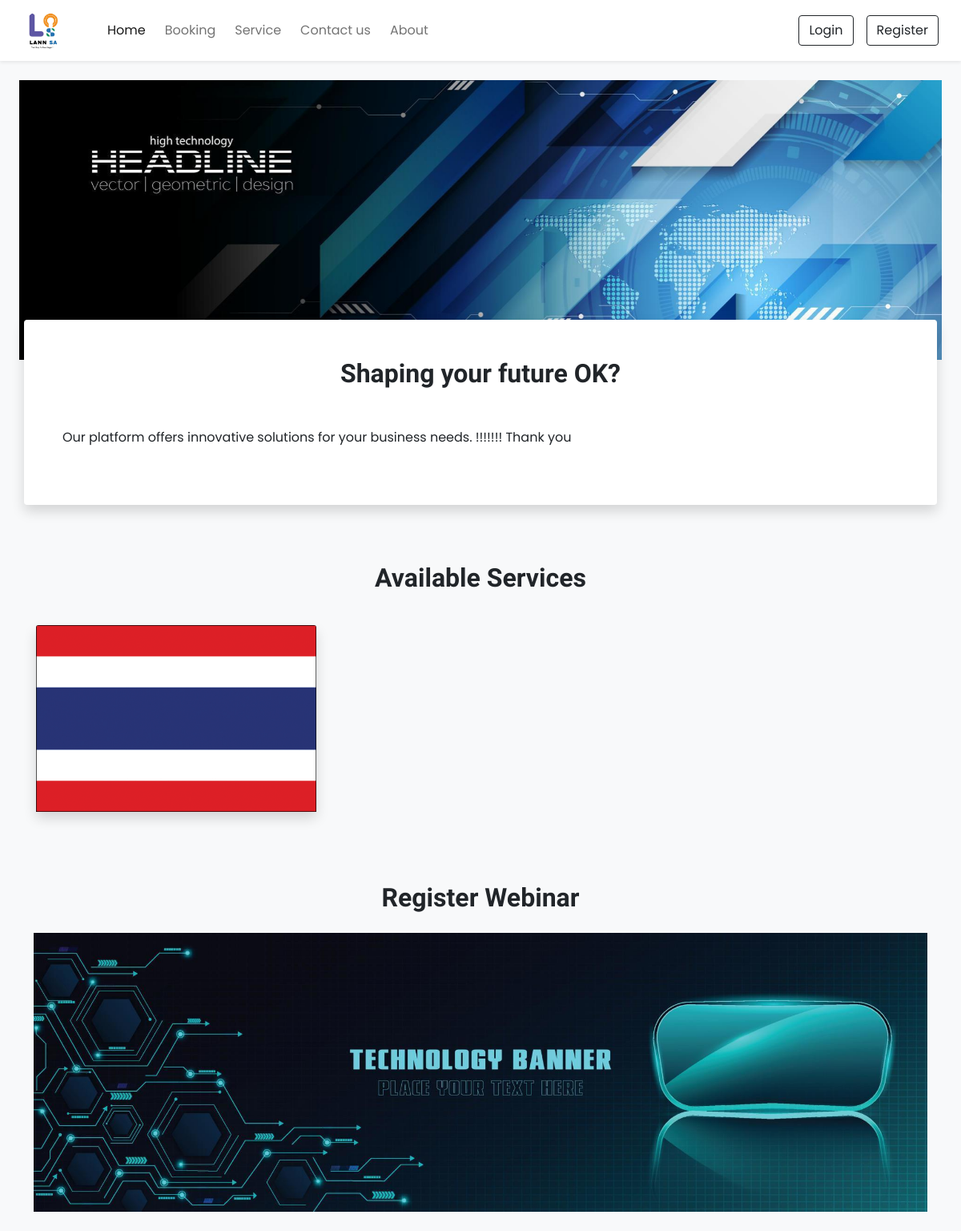
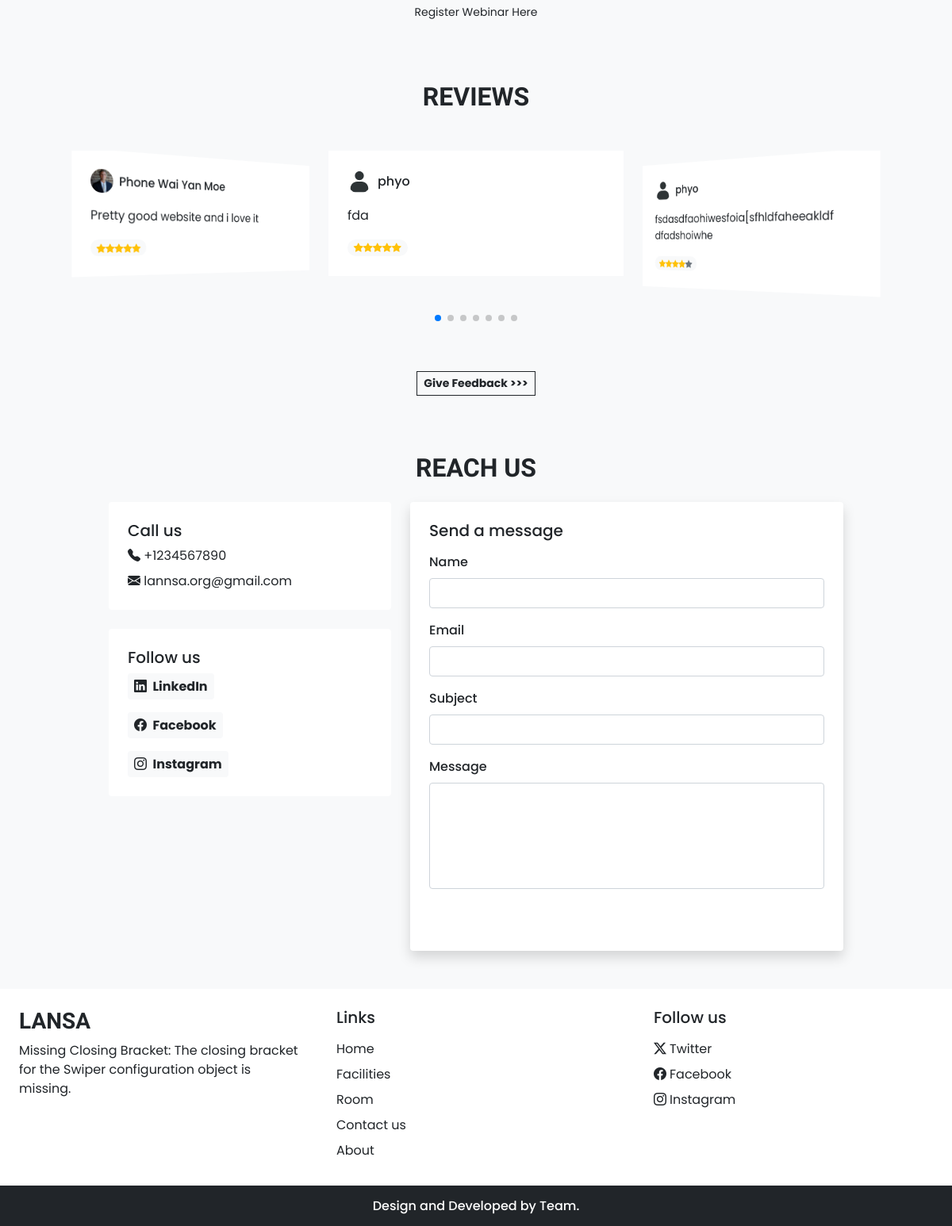
The page / on the database its author committed (2 pictures, top to bottom).
### tables this page shows
CREATE TABLE `logo_settings` (
  `id` int(11) NOT NULL,
  `logo_path` varchar(255) NOT NULL
);

CREATE TABLE `content_management` (
  `id` int(11) NOT NULL,
  `type` enum('carousel_image','title','text') NOT NULL,
  `content` varchar(255) DEFAULT NULL,
  `image_path` varchar(255) DEFAULT NULL,
  `position` int(11) DEFAULT NULL,
  `created_at` timestamp NOT NULL DEFAULT current_timestamp()
);

CREATE TABLE `countries` (
  `id` int(11) NOT NULL,
  `name` varchar(255) NOT NULL,
  `image_path` varchar(255) NOT NULL
);

CREATE TABLE `webinars` (
  `id` int(11) NOT NULL,
  `image_path` varchar(255) NOT NULL,
  `link` varchar(255) NOT NULL
);

CREATE TABLE `user_ratings` (
  `id` int(11) UNSIGNED NOT NULL,
  `user_id` int(11) UNSIGNED NOT NULL,
  `rating` tinyint(1) NOT NULL,
  `review_text` text DEFAULT NULL,
  `created_at` timestamp NOT NULL DEFAULT current_timestamp()
);

CREATE TABLE `users` (
  `id` int(11) UNSIGNED NOT NULL,
  `name` varchar(100) NOT NULL,
  `email` varchar(100) NOT NULL,
  `phone` varchar(15) NOT NULL,
  `password` varchar(255) NOT NULL,
  `otp` varchar(6) NOT NULL,
  `profile_picture` varchar(255) DEFAULT 'uploads/default_image.svg',
  `created_at` timestamp NOT NULL DEFAULT current_timestamp(),
  `is_confirmed` tinyint(1) DEFAULT 0,
  `is_admin` tinyint(1) NOT NULL DEFAULT 0
);

CREATE TABLE `contact_info` (
  `id` int(11) NOT NULL,
  `phone_number` varchar(15) NOT NULL,
  `email` varchar(100) NOT NULL,
  `facebook_url` varchar(255) DEFAULT NULL,
  `instagram_url` varchar(255) DEFAULT NULL,
  `linkedin_url` varchar(255) DEFAULT NULL,
  `created_at` timestamp NOT NULL DEFAULT current_timestamp(),
  `updated_at` timestamp NOT NULL DEFAULT current_timestamp() ON UPDATE current_timestamp()
);

### index.php (the view, shortened to what this page needs)
<?php
include('dbcon.php');
$countryQuery = "SELECT id, name, image_path FROM countries ORDER BY name ASC";
$countryResult = $conn->query($countryQuery);
$carouselQuery = "SELECT image_path FROM content_management WHERE type = 'carousel_image' ORDER BY position ASC";
$carouselResult = $conn->query($carouselQuery);
$titleQuery = "SELECT content FROM content_management WHERE type = 'title' ORDER BY position ASC LIMIT 1";
$titleResult = $conn->query($titleQuery);
$title = $titleResult->fetch_assoc()['content'] ?? '';
$textQuery = "SELECT content FROM content_management WHERE type = 'text' ORDER BY position ASC";
$textResult = $conn->query($textQuery);
$text = '';
while ($row = $textResult->fetch_assoc()) {
    $text .= $row['content'] . "\n\n";
}
$result = $conn->query("SELECT * FROM webinars LIMIT 1");
$webinar = $result->fetch_assoc();
var_export($webinar);
$reviewQuery = "SELECT r.rating, r.review_text, u.name, u.profile_picture
                FROM user_ratings r
                JOIN users u ON r.user_id = u.id";
$reviewResult = $conn->query($reviewQuery);
$sql = "SELECT phone_number,email, facebook_url, instagram_url, linkedin_url FROM contact_info WHERE id = 1";
$result = $conn->query($sql);
if ($result->num_rows > 0) {
    $row = $result->fetch_assoc();
    $phone_number = $row['phone_number'];
    $email = $row['email'];
    $facebook_url = $row['facebook_url'];
    $instagram_url = $row['instagram_url'];
    $linkedin_url = $row['linkedin_url'];
} else {
    $phone_number = "+000000";
    $email = "www@gmail.com";
    $facebook_url = "#";
    $instagram_url = "#";
    $linkedin_url = "#";
}
?>
<!DOCTYPE html>
<html lang="en">
<head>
    <link rel="stylesheet" href="https://cdn.jsdelivr.net/npm/swiper@11/swiper-bundle.min.css" />
    <link href="https://cdn.jsdelivr.net/npm/bootstrap@5.0.2/dist/css/bootstrap.min.css" rel="stylesheet">
    <link rel="stylesheet" href="https://cdn.jsdelivr.net/npm/bootstrap-icons@1.11.3/font/bootstrap-icons.min.css">
    <link rel="stylesheet" href="css/common.css">
</head>
<body class="bg-light">
    <?php require('inc/header.php'); ?>
    <div class="container-fluid px-lg-4 mt-4">
        <div class="swiper swiper-container w-100 d-block">
            <div class="swiper-wrapper">
                <?php while ($row = $carouselResult->fetch_assoc()): ?>
                    <?php
                        $imagePath = htmlspecialchars(trim($row['image_path']));
                        $correctedImagePath = 'admin/' . $imagePath;
                    ?>
                    <div class="swiper-slide">
                        <img src="<?php echo $correctedImagePath; ?>" class="w-100 d-block" alt="Carousel Image"/>
                    </div>
                <?php endwhile; ?>
            </div>
        </div>
    </div>
    <div class="container availability-form">
        <div class="row">
            <div class="col-lg-12 bg-white shadow p-4 rounded">
                <h2 class="pt-4 mb-4 text-center fw-bold h-font">
                    <?php echo htmlspecialchars($title); ?>
                </h2>
                <div class="p-4">
                    <p class="justified-text">
                        <?php echo nl2br(htmlspecialchars($text)); ?>
                    </p>
                </div>
            </div>
        </div>
    </div>
<h2 class="mt-5 pt-4 mb-4 text-center fw-bold h-font">Available Services</h2>
<div class="container">
    <div class="row">
        <?php while ($country = $countryResult->fetch_assoc()): ?>
            <?php
                $imagePath = htmlspecialchars(trim($country['image_path']));
                $correctedImagePath = 'admin/' . $imagePath;
            ?>
            <div class="col-lg-4 col-md-6 my-3">
                <div class="card border-0 shadow" style="max-width: 350px; margin: auto;">
                    <a href="services.php?country=<?php echo urlencode($country['name']); ?>">
                        <img src="<?php echo $correctedImagePath; ?>" class="card-img-top" alt="<?php echo htmlspecialchars($country['name']); ?>">
                    </a>
                </div>
            </div>
        <?php endwhile; ?>
    </div>
</div>
<h2 class="mt-5 pt-4 mb-4 text-center fw-bold h-font">Register Webinar</h2>
<div class="container">
    <div class="row justify-content-evenly px-lg-0 px-md-0 px-5">
        <?php
            $imagePath = htmlspecialchars(trim($webinar['image_path']));
            $correctedImagePath = 'admin/' . $imagePath;
        ?>
        <img src="<?php echo $correctedImagePath; ?>" width="80px" alt="Webinar Image">
    </div>
    <div class="mt-4 text-center">
        <a href="<?php echo htmlspecialchars($webinar['link']); ?>" class="btn btn-sm text-black custom-bg shadow-none">Register Webinar Here</a>
    </div>
</div>
    <h2 class="mt-5 pt-4 mb-4 text-center fw-bold h-font">REVIEWS</h2>
    <div class="container mt-5">
        <div class="swiper swiper-testimonials">
            <div class="swiper-wrapper mb-5">
                <?php while ($reviewRow = $reviewResult->fetch_assoc()): ?>
                    <?php
                        $stars = '';
                        for ($i = 0; $i < $reviewRow['rating']; $i++) {
                            $stars .= '<i class="bi bi-star-fill text-warning"></i>';
                        }
                        for ($i = $reviewRow['rating']; $i < 5; $i++) {
                            $stars .= '<i class="bi bi-star-fill text-secondary"></i>';
                        }
                    ?>
                    <div class="swiper-slide bg-white p-4">
<div class="profile d-flex align-items-center mb-3">
    <img src="<?php echo htmlspecialchars($reviewRow['profile_picture']); ?>" width="30px" height="30px" class="rounded-circle" style="object-fit: cover;">
    <h6 class="m-0 ms-2"><?php echo htmlspecialchars($reviewRow['name']); ?></h6>
</div>
                        <p>
                            <?php echo htmlspecialchars($reviewRow['review_text']); ?>
                        </p>
                        <div class="rating">
                            <span class="badge rounded-pill bg-light">
                                <?php echo $stars; ?>
                            </span>
                        </div>
                    </div>
                <?php endwhile; ?>
            </div>
            <div class="swiper-pagination"></div>
        </div>
        <div class="col-lg-12 text-center mt-5">
            <a href="review.php" class="btn btn-sm btn-outline-dark rounded-0 fw-bold shadow-none">Give Feedback >>></a>
        </div>
    </div>
    <h2 class="mt-5 pt-4 mb-4 text-center fw-bold h-font" id="contact">REACH US</h2>
    <div class="container">
        <div class="row justify-content-center">
<div class="col-lg-4 col-md-6">
    <div class="bg-white p-4 rounded mb-4">
        <h5>Call us</h5>
        <a href="tel:<?php echo $phone_number; ?>" class="d-inline-block mb-2 text-decoration-none text-dark">
            <i class="bi bi-telephone-fill"></i> <?php echo $phone_number; ?>
        </a>
        <br>
        <a href="mailto:<?php echo $email; ?>" class="d-inline-block text-decoration-none text-dark">
            <i class="bi bi-envelope-fill"></i> <?php echo $email; ?>
        </a>
    </div>
    <div class="bg-white p-4 rounded mb-4">
        <h5>Follow us</h5>
        <a href="<?php echo $linkedin_url; ?>" class="d-inline-block mb-3">
            <span class="badge bg-light text-dark fs-6 p-2">
                <i class="bi bi-linkedin me-1"></i> LinkedIn
            </span>
        </a>
        <br>
        <a href="<?php echo $facebook_url; ?>" class="d-inline-block mb-3">
            <span class="badge bg-light text-dark fs-6 p-2">
                <i class="bi bi-facebook me-1"></i> Facebook
            </span>
        </a>
        <br>
        <a href="<?php echo $instagram_url; ?>" class="d-inline-block">
            <span class="badge bg-light text-dark fs-6 p-2">
                <i class="bi bi-instagram me-1"></i> Instagram
            </span>
        </a>
    </div>
</div>
            <div class="col-lg-6 col-md-6">
                <div class="bg-white rounded shadow p-4">
                    <form method="post" action="">
                        <h5>Send a message</h5>
                        <div class="mt-3">
                            <label class="form-label" style="font-weight: 500">Name</label>
                            <input type="text" name="name" class="form-control shadow-none" required>
                        </div>
                        <div class="mt-3">
                            <label class="form-label" style="font-weight: 500">Email</label>
                            <input type="email" name="email" class="form-control shadow-none" required>
                        </div>
                        <div class="mt-3">
                            <label class="form-label" style="font-weight: 500">Subject</label>
                            <input type="text" name="subject" class="form-control shadow-none" required>
                        </div>
                        <div class="mt-3">
                            <label class="form-label" style="font-weight: 500">Message</label>
                            <textarea name="message" class="form-control" rows="5" style="resize: none;" required></textarea>
                        </div>
                        <button type="submit" class="btn text-white custom-bg mt-3">SEND</button>
                    </form>
                </div>
            </div>
        </div>
    </div>
    <?php require('inc/footer.php')?>
</body>
</html>

### inc/header.php (shortened to what this page needs)
<?php
require_once 'dbcon.php';
$sql = "SELECT logo_path FROM logo_settings ORDER BY id DESC LIMIT 1";
$result = $conn->query($sql);
if ($result && $result->num_rows > 0) {
    $row = $result->fetch_assoc();
    $logo_path = 'admin/' . $row['logo_path'];
} else {
    $logo_path = "../images/Logo/Lo.jpg";
}
?>
<!DOCTYPE html>
<html lang="en">
<head>
    <link href="https://cdn.jsdelivr.net/npm/bootstrap@5.0.2/dist/css/bootstrap.min.css" rel="stylesheet">
    <link href="https://cdnjs.cloudflare.com/ajax/libs/bootstrap-icons/1.8.1/font/bootstrap-icons.min.css" rel="stylesheet">
</head>
<body>
    <nav class="navbar navbar-expand-lg navbar-light bg-white px-lg-3 py-lg-2 shadow-sm sticky-top">
        <div class="container-fluid">
        <a class="navbar-brand me-5" href="index.php">
    <div class="logo-circle">
        <img src="<?php echo htmlspecialchars($logo_path); ?>" alt="Logo" class="logo-image">
    </div>
</a>
            <div class="collapse navbar-collapse" id="navbarSupportedContent">
                <ul class="navbar-nav me-auto mb-2 mb-lg-0">
                    <li class="nav-item">
                        <a class="nav-link active me-2" aria-current="page" href="index.php">Home</a>
                    </li>
                    <li class="nav-item">
                        <a class="nav-link me-2" href="booking.php">Booking</a>
                    </li>
                    <li class="nav-item">
                        <a class="nav-link me-2" href="services_display.php">Service</a>
                    </li>
                    <li class="nav-item">
                        <a class="nav-link me-2" href="index.php#contact">Contact us</a>
                    </li>
                    <li class="nav-item">
                        <a class="nav-link me-2" href="about.php">About</a>
                    </li>
                </ul>
                <div class="d-flex align-items-center">
                    <?php if (isset($_SESSION['loggedin']) && $_SESSION['loggedin']): ?>
                        <a href="edit_profile.php" class="btn btn-outline-dark shadow-none me-lg-3 me-2">Edit Profile</a>
                        <?php
                        $profile_picture = isset($_SESSION['profile_picture']) && !empty($_SESSION['profile_picture']) ? $_SESSION['profile_picture'] : 'uploads/default_image.svg';
                        ?>
                        <img src="<?php echo htmlspecialchars($profile_picture); ?>" alt="Profile Picture" class="rounded-circle" style="width: 40px; height: 40px;">
                    <?php else: ?>
                        <a href="login.php" class="btn btn-outline-dark shadow-none me-lg-3 me-2">Login</a>
                        <a href="register.php" class="btn btn-outline-dark shadow-none">Register</a>
                    <?php endif; ?>
                </div>
            </div>
        </div>
    </nav>
</body>
</html>

### rows shown on the page
logo_settings: logo_path (picture)
content_management: image_path (picture)
content_management: content "Shaping your future OK?"
countries: image_path (picture)
webinars: image_path (picture)
user_ratings: user.profile_picture (placeholder picture), user.name "phyo", review_text "fda", rating 5 (drawn)
user_ratings: user.profile_picture (placeholder picture), user.name "phyo", review_text "fsdasdfaohiwesfoia[sfhldfaheeakldf dfadshoiwhe", rating 4 (drawn)
user_ratings: user.profile_picture (picture), user.name "Phone Wai Yan Moe", review_text "Pretty good website and i love it", rating 5 (drawn)
contact_info: phone_number "+1234567890", email "lannsa.org@gmail.com"

### other values the page prints
$text "Our platform offers innovative solutions for your business needs. !!!!!!! Thank you"
